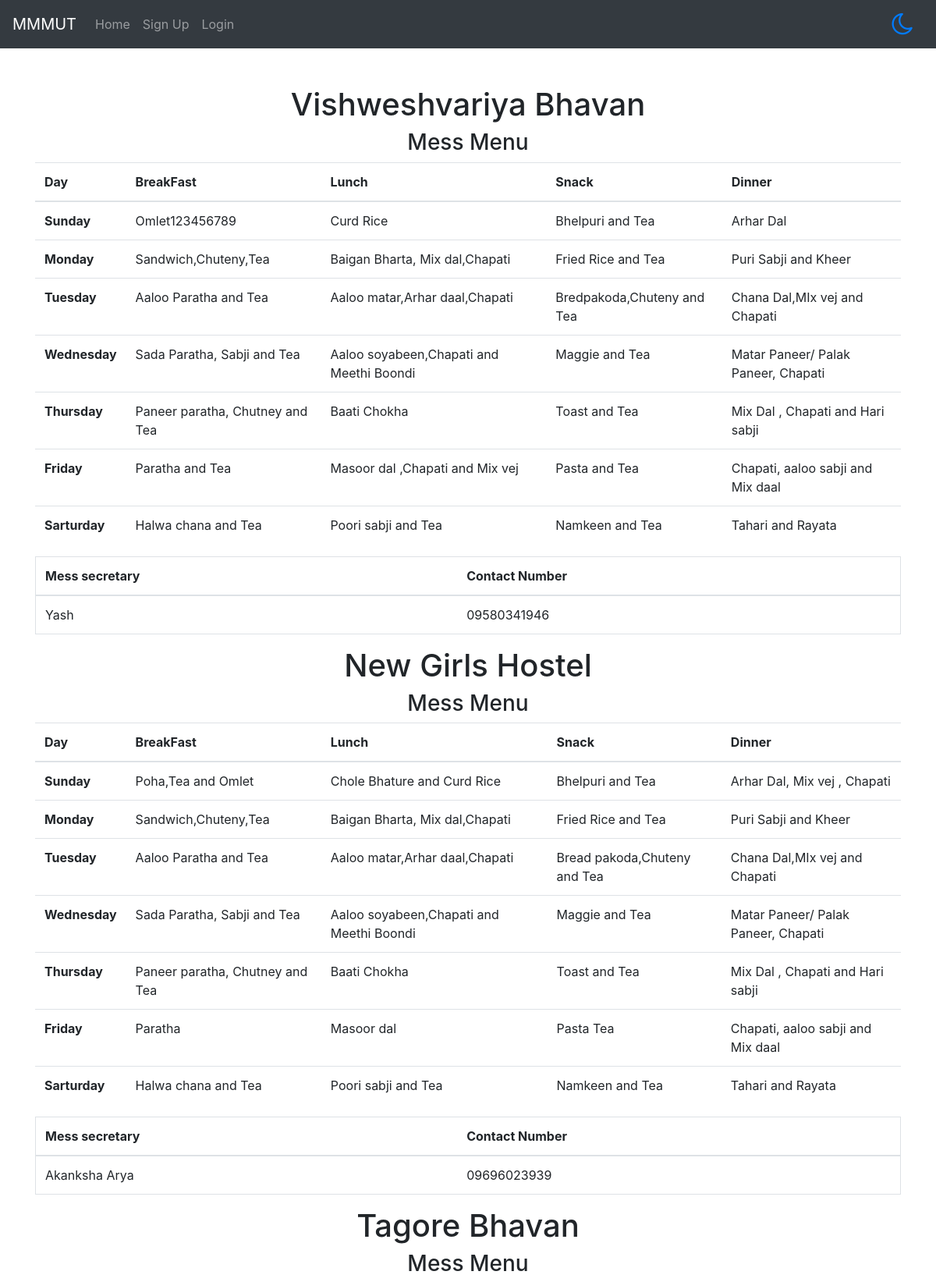
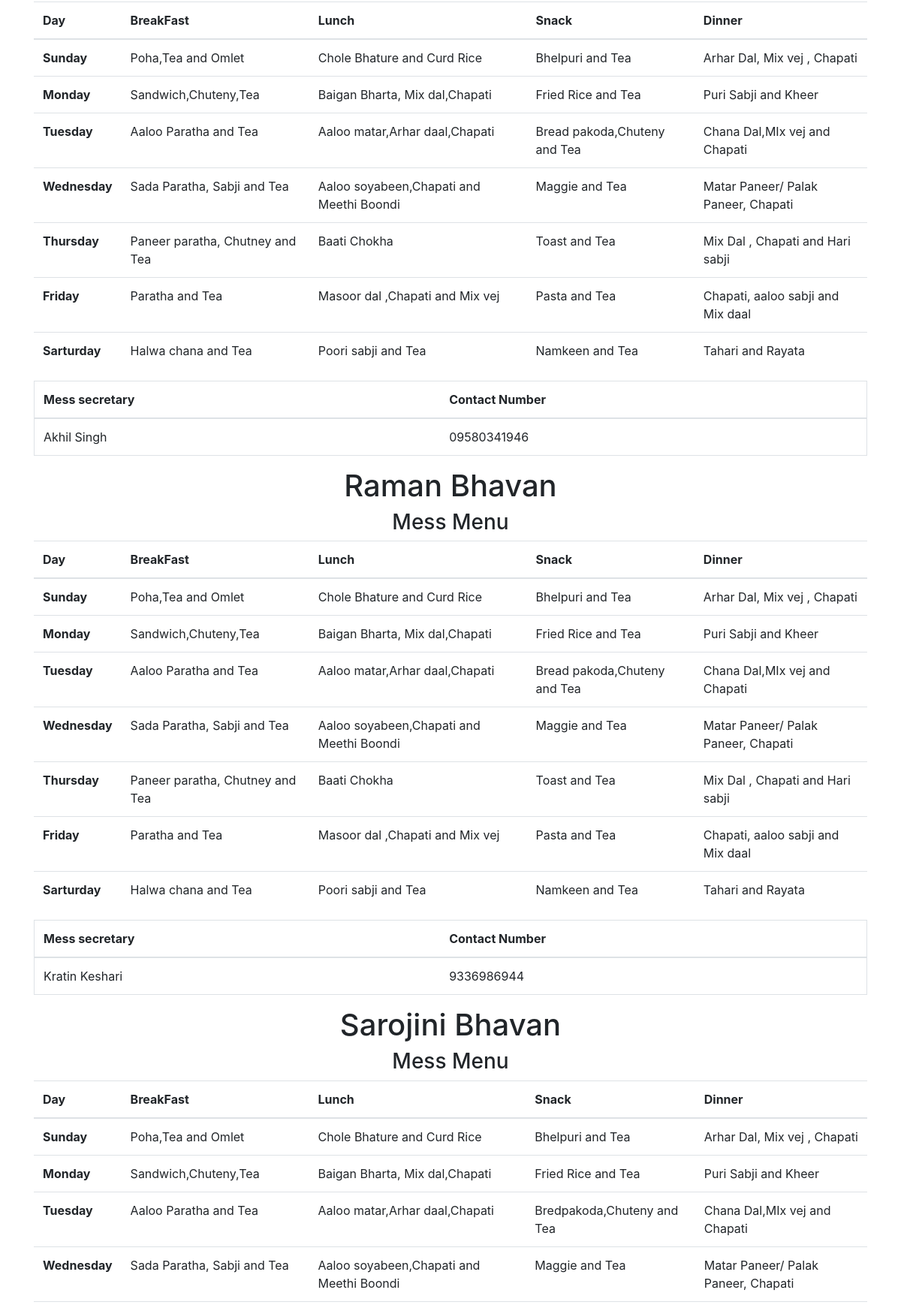
/messup (upper part), run on the app's committed database (2 pictures, top to bottom).
### college/models.py (models this page shows)
class Mess_timetable(models.Model):
    hostel_name = models.CharField(max_length=30)
    secretary_name = models.CharField(max_length=30)
    contact_number = models.CharField(max_length=40)
    sunday_breakfast = models.CharField(max_length=30)
    sunday_lunch = models.CharField(max_length=30)
    sunday_snack = models.CharField(max_length=30)
    sunday_dinner = models.CharField(max_length=30)
    monday_breakfast = models.CharField(max_length=30)
    monday_lunch = models.CharField(max_length=30)
    monday_snack = models.CharField(max_length=30)
    monday_dinner = models.CharField(max_length=30)
    tuesday_breakfast = models.CharField(max_length=100)
    tuesday_lunch = models.CharField(max_length=100)
    tuesday_snack = models.CharField(max_length=100)
    tuesday_dinner = models.CharField(max_length=100)
    wednesday_breakfast = models.CharField(max_length=50)
    wednesday_lunch  = models.CharField(max_length=50)
    wednesday_snack = models.CharField(max_length=50)
    wednesday_dinner = models.CharField(max_length=50)
    thursday_breakfast = models.CharField(max_length=50)
    thursday_lunch = models.CharField(max_length=50)
    thursday_snack = models.CharField(max_length=50)
    thursday_dinner = models.CharField(max_length=50)
    friday_breakfast = models.CharField(max_length=40)
    friday_lunch = models.CharField(max_length=40)
    friday_snack = models.CharField(max_length=40)
    friday_dinner = models.CharField(max_length=40)
    sarturday_breakfast = models.CharField(max_length=40)
    sarturday_lunch = models.CharField(max_length=40)
    sarturday_snack = models.CharField(max_length=40)
    sarturday_dinner = models.CharField(max_length=40)

### college/views.py (the view)
# urls.py: path('messup', views.messup, name='messup'),
def messup(request):
    timetable = Mess_timetable.objects.all()
    return render(request, 'mess.html',{'timetable':timetable})

### templates/mess.html (shortened to what this page needs)
{% extends 'base.html' %}
{% block 'content' %}
{% load static %}
<div class="container mt-5">
    {% for item in timetable %}
    <h1 class="text-center mt-3">{{item.hostel_name}}</h1>
    <h3 class="text-center">Mess Menu</h3>
    <table class="table">
        <thead>
            <tr>
                <th scope="col">Day</th>
                <th scope="col">BreakFast</th>
                <th scope="col">Lunch</th>
                <th scope="col">Snack</th>
                <th scope="col">Dinner</th>
            </tr>
        </thead>
        <tbody>
            <tr>
                <th scope="row">Sunday</th>
                <td>{{item.sunday_breakfast}}</td>
                <td>{{item.sunday_lunch}}</td>
                <td>{{item.sunday_snack}}</td>
                <td>{{item.sunday_dinner}}</td>
            </tr>
            <tr>
                <th scope="row">Monday</th>
                <td>{{item.monday_breakfast}}</td>
                <td>{{item.monday_lunch}}</td>
                <td>{{item.monday_snack}}</td>
                <td>{{item.monday_dinner}}</td>
            </tr>
            <tr>
                <th scope="row">Tuesday</th>
                <td>{{item.tuesday_breakfast}}</td>
                <td>{{item.tuesday_lunch}}</td>
                <td>{{item.tuesday_snack}}</td>
                <td>{{item.tuesday_dinner}}</td>
            </tr>
            <tr>
                <th scope="row">Wednesday</th>
                <td>{{item.wednesday_breakfast}}</td>
                <td>{{item.wednesday_lunch}}</td>
                <td>{{item.wednesday_snack}}</td>
                <td>{{item.wednesday_dinner}}</td>
            </tr>
            <tr>
                <th scope="row">Thursday</th>
                <td>{{item.thursday_breakfast}}</td>
                <td>{{item.thursday_lunch}}</td>
                <td>{{item.thursday_snack}}</td>
                <td>{{item.thursday_dinner}}</td>
            </tr>
            <tr>
                <th scope="row">Friday</th>
                <td>{{item.friday_breakfast}}</td>
                <td>{{item.friday_lunch}}</td>
                <td>{{item.friday_snack}}</td>
                <td>{{item.friday_dinner}}</td>
            </tr>
            <tr>
                <th scope="row">Sarturday</th>
                <td>{{item.sarturday_breakfast}}</td>
                <td>{{item.sarturday_lunch}}</td>
                <td>{{item.sarturday_snack}}</td>
                <td>{{item.sarturday_dinner}}</td>
            </tr>
        </tbody>
    </table>
    <table class="table border">
        <thead>
            <tr>
                <th scope="col">Mess secretary</th>
                <th scope="col">Contact Number</th>
            </tr>
        </thead>
        <tbody>
            <tr>
                <td>{{item.secretary_name}}</td>
                <td>{{item.contact_number}}</td>
            </tr>
        </tbody>
    </table>
    {% endfor %}
</div>
{% endblock %}

### data on the page
Mess_timetable: hostel_name "Vishweshvariya Bhavan", sunday_breakfast "Omlet123456789", sunday_lunch "Curd Rice", sunday_snack "Bhelpuri and Tea", sunday_dinner "Arhar Dal", monday_breakfast "Sandwich,Chuteny,Tea", monday_lunch "Baigan Bharta, Mix dal,Chapati", monday_snack "Fried Rice and Tea", monday_dinner "Puri Sabji and Kheer", tuesday_breakfast "Aaloo Paratha and Tea", tuesday_lunch "Aaloo matar,Arhar daal,Chapati", tuesday_snack "Bredpakoda,Chuteny and Tea", tuesday_dinner "Chana Dal,MIx vej and Chapati", wednesday_breakfast "Sada Paratha, Sabji and Tea", wednesday_lunch "Aaloo soyabeen,Chapati and Meethi Boondi", wednesday_snack "Maggie and Tea", wednesday_dinner "Matar Paneer/ Palak Paneer, Chapati", thursday_breakfast "Paneer paratha, Chutney and Tea", thursday_lunch "Baati Chokha", thursday_snack "Toast and Tea", thursday_dinner "Mix Dal , Chapati and Hari sabji", friday_breakfast "Paratha and Tea", friday_lunch "Masoor dal ,Chapati and Mix vej", friday_snack "Pasta and Tea", friday_dinner "Chapati, aaloo sabji and Mix daal", sarturday_breakfast "Halwa chana and Tea", sarturday_lunch "Poori sabji and Tea", sarturday_snack "Namkeen and Tea", sarturday_dinner "Tahari and Rayata", secretary_name "Yash", contact_number "09580341946"
Mess_timetable: hostel_name "New Girls Hostel", sunday_breakfast "Poha,Tea and Omlet", sunday_lunch "Chole Bhature and Curd Rice", sunday_snack "Bhelpuri and Tea", sunday_dinner "Arhar Dal, Mix vej , Chapati", monday_breakfast "Sandwich,Chuteny,Tea", monday_lunch "Baigan Bharta, Mix dal,Chapati", monday_snack "Fried Rice and Tea", monday_dinner "Puri Sabji and Kheer", tuesday_breakfast "Aaloo Paratha and Tea", tuesday_lunch "Aaloo matar,Arhar daal,Chapati", tuesday_snack "Bread pakoda,Chuteny and Tea", tuesday_dinner "Chana Dal,MIx vej and Chapati", wednesday_breakfast "Sada Paratha, Sabji and Tea", wednesday_lunch "Aaloo soyabeen,Chapati and Meethi Boondi", wednesday_snack "Maggie and Tea", wednesday_dinner "Matar Paneer/ Palak Paneer, Chapati", thursday_breakfast "Paneer paratha, Chutney and Tea", thursday_lunch "Baati Chokha", thursday_snack "Toast and Tea", thursday_dinner "Mix Dal , Chapati and Hari sabji", friday_breakfast "Paratha", friday_lunch "Masoor dal", friday_snack "Pasta Tea", friday_dinner "Chapati, aaloo sabji and Mix daal", sarturday_breakfast "Halwa chana and Tea", sarturday_lunch "Poori sabji and Tea", sarturday_snack "Namkeen and Tea", sarturday_dinner "Tahari and Rayata", secretary_name "Akanksha Arya", contact_number "09696023939"
Mess_timetable: hostel_name "Tagore Bhavan", sunday_breakfast "Poha,Tea and Omlet", sunday_lunch "Chole Bhature and Curd Rice", sunday_snack "Bhelpuri and Tea", sunday_dinner "Arhar Dal, Mix vej , Chapati", monday_breakfast "Sandwich,Chuteny,Tea", monday_lunch "Baigan Bharta, Mix dal,Chapati", monday_snack "Fried Rice and Tea", monday_dinner "Puri Sabji and Kheer", tuesday_breakfast "Aaloo Paratha and Tea", tuesday_lunch "Aaloo matar,Arhar daal,Chapati", tuesday_snack "Bread pakoda,Chuteny and Tea", tuesday_dinner "Chana Dal,MIx vej and Chapati", wednesday_breakfast "Sada Paratha, Sabji and Tea", wednesday_lunch "Aaloo soyabeen,Chapati and Meethi Boondi", wednesday_snack "Maggie and Tea", wednesday_dinner "Matar Paneer/ Palak Paneer, Chapati", thursday_breakfast "Paneer paratha, Chutney and Tea", thursday_lunch "Baati Chokha", thursday_snack "Toast and Tea", thursday_dinner "Mix Dal , Chapati and Hari sabji", friday_breakfast "Paratha and Tea", friday_lunch "Masoor dal ,Chapati and Mix vej", friday_snack "Pasta and Tea", friday_dinner "Chapati, aaloo sabji and Mix daal", sarturday_breakfast "Halwa chana and Tea", sarturday_lunch "Poori sabji and Tea", sarturday_snack "Namkeen and Tea", sarturday_dinner "Tahari and Rayata", secretary_name "Akhil Singh", contact_number "09580341946"
Mess_timetable: hostel_name "Raman Bhavan", sunday_breakfast "Poha,Tea and Omlet", sunday_lunch "Chole Bhature and Curd Rice", sunday_snack "Bhelpuri and Tea", sunday_dinner "Arhar Dal, Mix vej , Chapati", monday_breakfast "Sandwich,Chuteny,Tea", monday_lunch "Baigan Bharta, Mix dal,Chapati", monday_snack "Fried Rice and Tea", monday_dinner "Puri Sabji and Kheer", tuesday_breakfast "Aaloo Paratha and Tea", tuesday_lunch "Aaloo matar,Arhar daal,Chapati", tuesday_snack "Bread pakoda,Chuteny and Tea", tuesday_dinner "Chana Dal,MIx vej and Chapati", wednesday_breakfast "Sada Paratha, Sabji and Tea", wednesday_lunch "Aaloo soyabeen,Chapati and Meethi Boondi", wednesday_snack "Maggie and Tea", wednesday_dinner "Matar Paneer/ Palak Paneer, Chapati", thursday_breakfast "Paneer paratha, Chutney and Tea", thursday_lunch "Baati Chokha", thursday_snack "Toast and Tea", thursday_dinner "Mix Dal , Chapati and Hari sabji", friday_breakfast "Paratha and Tea", friday_lunch "Masoor dal ,Chapati and Mix vej", friday_snack "Pasta and Tea", friday_dinner "Chapati, aaloo sabji and Mix daal", sarturday_breakfast "Halwa chana and Tea", sarturday_lunch "Poori sabji and Tea", sarturday_snack "Namkeen and Tea", sarturday_dinner "Tahari and Rayata", secretary_name "Kratin Keshari", contact_number "9336986944"
Mess_timetable: hostel_name "Sarojini Bhavan", sunday_breakfast "Poha,Tea and Omlet", sunday_lunch "Chole Bhature and Curd Rice", sunday_snack "Bhelpuri and Tea", sunday_dinner "Arhar Dal, Mix vej , Chapati", monday_breakfast "Sandwich,Chuteny,Tea", monday_lunch "Baigan Bharta, Mix dal,Chapati", monday_snack "Fried Rice and Tea", monday_dinner "Puri Sabji and Kheer", tuesday_breakfast "Aaloo Paratha and Tea", tuesday_lunch "Aaloo matar,Arhar daal,Chapati", tuesday_snack "Bredpakoda,Chuteny and Tea", tuesday_dinner "Chana Dal,MIx vej and Chapati", wednesday_breakfast "Sada Paratha, Sabji and Tea", wednesday_lunch "Aaloo soyabeen,Chapati and Meethi Boondi", wednesday_snack "Maggie and Tea", wednesday_dinner "Matar Paneer/ Palak Paneer, Chapati"
